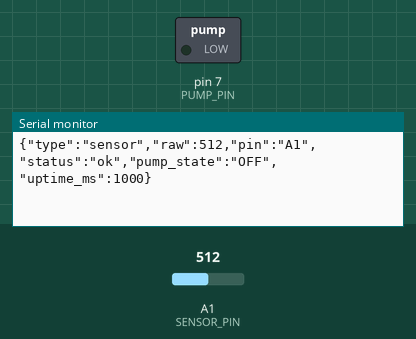
The sketch below on a simulated Arduino Uno, built with avr-gcc and run on an emulated ATmega328P. Shown: switched loads named in the sketch (green lamp = pin HIGH), the last lines printed to the serial monitor. Inputs (shaded band) come from the test bench; at power-on: A1 (SENSOR_PIN) = 512.

Above: at 1.2 s.
1.3 s: A1 (SENSOR_PIN) set to 12
At 2.6 s:
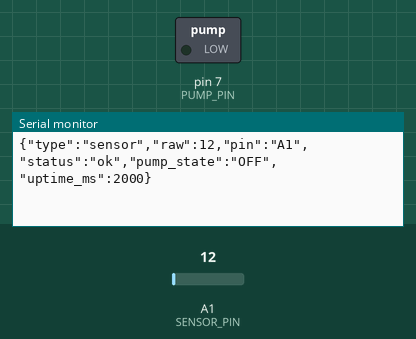
2.8 s: A1 (SENSOR_PIN) set to 9
At 3.8 s:
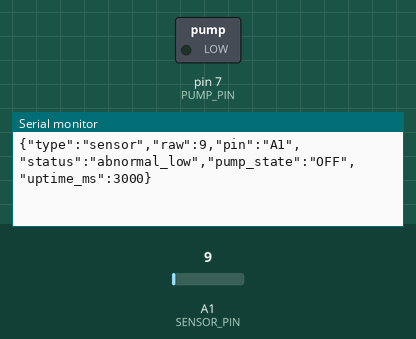
Timing chart, 0 to 5.8 s (numbered marks = the images above; inputs shaded):
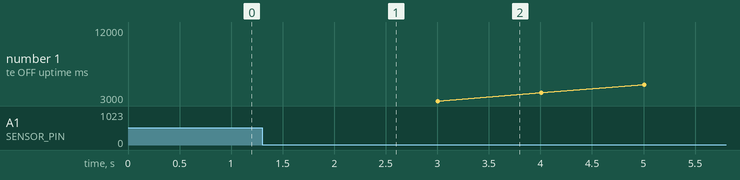

Measured:
- the behaviour switches between 11 and 10 on A1 (SENSOR_PIN) (found by bisection; images 1 and 2)
- after the input at 1.3 s, the serial monitor: prints a new line after 0.71 s (image 1)
- after the input at 2.8 s, the serial monitor: prints a new line after 0.21 s (image 2)

The sketch:

soilsense_controller.ino
```cpp
/*
 * SoilSense - Arduino Uno Soil Monitoring and Pump Controller
 *
 * Hardware Configuration:
 * - Soil Sensor: MH Flying Fish Capacitive Soil Moisture Sensor (v1.2 / v2.0)
 *   - VCC: 5V (or 3.3V depending on sensor variant)
 *   - GND: GND
 *   - AOUT: Analog Pin A1
 * - Pump Relay / MOSFET Driver:
 *   - Signal: Digital Pin D7 (Configurable)
 *   - Relay VCC/GND: Isolated 5V supply
 *   - DC Pump: External DC Power Supply (Flyback diode across inductive load)
 *
 * Serial Protocol:
 * Baud Rate: 9600 bps (standard, robust against cable noise)
 * Framing: JSON strings followed by newline '\n'
 *
 * Output messages:
 *   {"type":"boot","device":"soilsense_uno","version":"1.0.0"}
 *   {"type":"sensor","raw":680,"samples":16,"status":"ok","uptime_ms":1234}
 *   {"type":"pump_status","state":"OFF","runtime_ms":0,"reason":"idle"}
 *   {"type":"alert","code":"PUMP_TIMEOUT","message":"Safety timeout triggered"}
 *   {"type":"pong","uptime_ms":1234}
 *
 * Input commands:
 *   {"command":"pump","state":"ON"}
 *   {"command":"pump","state":"OFF"}
 *   {"command":"ping"}
 *   {"command":"status"}
 *   {"command":"configure","sample_rate_ms":1000}
 *
 * Safety Features:
 * 1. Safe default state on startup (Pump strictly OFF).
 * 2. Communication watchdog: If serial commands/heartbeats stop while pump is ON,
 *    pump automatically cuts off after WATCHDOG_TIMEOUT_MS.
 * 3. Max continuous runtime failsafe: Hard cut-off if pump runs longer than
 *    HARDWARE_MAX_RUNTIME_MS regardless of host state.
 * 4. Non-blocking asynchronous timing loop using millis().
 */

#define SENSOR_PIN A1
#define PUMP_PIN 7

// Relay module logic: Many 5V relay modules are ACTIVE LOW.
// Set to 1 if active HIGH (e.g. MOSFET driver, NPN transistor, or high-trigger relay)
// Set to 0 if active LOW (standard optocoupler relay board)
#define RELAY_ACTIVE_HIGH 1

// Safety timing thresholds in milliseconds
const unsigned long SENSOR_INTERVAL_MS = 1000;         // Read & transmit every 1s
const unsigned long HARDWARE_MAX_RUNTIME_MS = 60000;    // Hard 60-second failsafe cut-off
const unsigned long WATCHDOG_TIMEOUT_MS = 8000;        // 8s without serial heartbeat shuts pump off
const int OVERSAMPLE_COUNT = 16;                       // Number of ADC readings averaged

// State tracking
bool pumpActive = false;
unsigned long pumpStartTime = 0;
unsigned long lastSerialHeartbeat = 0;
unsigned long lastSensorReadTime = 0;

// Input buffer
String inputBuffer = "";
bool stringComplete = false;

void setPumpHardware(bool state) {
  if (state) {
    if (RELAY_ACTIVE_HIGH) {
      digitalWrite(PUMP_PIN, HIGH);
    } else {
      digitalWrite(PUMP_PIN, LOW);
    }
  } else {
    if (RELAY_ACTIVE_HIGH) {
      digitalWrite(PUMP_PIN, LOW);
    } else {
      digitalWrite(PUMP_PIN, HIGH);
    }
  }
}

int readFilteredSensor() {
  // Discard initial sample to allow ADC multiplexer voltage to stabilize
  analogRead(SENSOR_PIN);
  delayMicroseconds(100);

  long sum = 0;
  for (int i = 0; i < OVERSAMPLE_COUNT; i++) {
    sum += analogRead(SENSOR_PIN);
    delayMicroseconds(200);
  }
  return (int)(sum / OVERSAMPLE_COUNT);
}

void sendPumpStatus(const char* reason) {
  unsigned long runTime = pumpActive ? (millis() - pumpStartTime) : 0;
  Serial.print("{\"type\":\"pump_status\",\"state\":\"");
  Serial.print(pumpActive ? "ON" : "OFF");
  Serial.print("\",\"runtime_ms\":");
  Serial.print(runTime);
  Serial.print(",\"reason\":\"");
  Serial.print(reason);
  Serial.println("\"}");
}

void handleCommand(String json) {
  json.trim();
  if (json.length() == 0) return;

  lastSerialHeartbeat = millis();

  // Simple, low-overhead parser without requiring heavy external libraries
  if (json.indexOf("\"command\":\"pump\"") >= 0 || json.indexOf("\"pump\":") >= 0) {
    if (json.indexOf("\"ON\"") >= 0 || json.indexOf("\"state\":\"ON\"") >= 0) {
      if (!pumpActive) {
        pumpActive = true;
        pumpStartTime = millis();
        setPumpHardware(true);
        sendPumpStatus("host_command_on");
      } else {
        sendPumpStatus("already_on");
      }
    } else if (json.indexOf("\"OFF\"") >= 0 || json.indexOf("\"state\":\"OFF\"") >= 0) {
      if (pumpActive) {
        pumpActive = false;
        setPumpHardware(false);
        sendPumpStatus("host_command_off");
      } else {
        sendPumpStatus("already_off");
      }
    }
  } else if (json.indexOf("\"command\":\"ping\"") >= 0) {
    Serial.print("{\"type\":\"pong\",\"uptime_ms\":");
    Serial.print(millis());
    Serial.print(",\"pump_state\":\"");
    Serial.print(pumpActive ? "ON" : "OFF");
    Serial.println("\"}");
  } else if (json.indexOf("\"command\":\"status\"") >= 0) {
    sendPumpStatus("status_request");
  } else {
    // Acknowledge unhandled or echo
    Serial.print("{\"type\":\"ack\",\"uptime_ms\":");
    Serial.print(millis());
    Serial.println("}");
  }
}

void setup() {
  // Ensure pump pin is immediately configured as safe OUTPUT LOW before anything else
  pinMode(PUMP_PIN, OUTPUT);
  setPumpHardware(false);
  pumpActive = false;

  pinMode(SENSOR_PIN, INPUT);

  // Initialize Serial
  Serial.begin(9600);
  while (!Serial && millis() < 3000) {
    // Wait up to 3s for native USB boards (Leonardo, Micro), no-op on Uno
  }

  inputBuffer.reserve(128);
  lastSerialHeartbeat = millis();
  lastSensorReadTime = millis();

  // Send boot notification
  Serial.println("{\"type\":\"boot\",\"device\":\"soilsense_uno\",\"version\":\"1.0.0\",\"pump_pin\":7,\"sensor_pin\":\"A1\"}");
}

void loop() {
  unsigned long now = millis();

  // 1. Process incoming serial data
  while (Serial.available()) {
    char inChar = (char)Serial.read();
    if (inChar == '\n') {
      stringComplete = true;
    } else if (inChar != '\r') {
      if (inputBuffer.length() < 120) {
        inputBuffer += inChar;
      }
    }
  }

  if (stringComplete) {
    handleCommand(inputBuffer);
    inputBuffer = "";
    stringComplete = false;
  }

  // 2. Hardware safety checks for pump
  if (pumpActive) {
    // Check hardware max runtime cut-off
    if (now - pumpStartTime >= HARDWARE_MAX_RUNTIME_MS) {
      pumpActive = false;
      setPumpHardware(false);
      Serial.println("{\"type\":\"alert\",\"code\":\"MAX_RUNTIME_EXCEEDED\",\"message\":\"Hardware failsafe reached maximum continuous run duration\"}");
      sendPumpStatus("failsafe_max_runtime");
    }
    // Check communication watchdog
    else if (now - lastSerialHeartbeat >= WATCHDOG_TIMEOUT_MS) {
      pumpActive = false;
      setPumpHardware(false);
      Serial.println("{\"type\":\"alert\",\"code\":\"WATCHDOG_TIMEOUT\",\"message\":\"Host communication lost while pump was active; emergency stop triggered\"}");
      sendPumpStatus("failsafe_comm_loss");
    }
  }

  // 3. Periodic sensor reading transmission
  if (now - lastSensorReadTime >= SENSOR_INTERVAL_MS) {
    lastSensorReadTime = now;
    int rawValue = readFilteredSensor();

    // Check abnormal readings (e.g. disconnected sensor often floats or pins to rail)
    const char* sensorStatus = "ok";
    if (rawValue <= 10) {
      sensorStatus = "abnormal_low";
    } else if (rawValue >= 1020) {
      sensorStatus = "abnormal_high_or_disconnected";
    }

    Serial.print("{\"type\":\"sensor\",\"raw\":");
    Serial.print(rawValue);
    Serial.print(",\"pin\":\"A1\",\"status\":\"");
    Serial.print(sensorStatus);
    Serial.print("\",\"pump_state\":\"");
    Serial.print(pumpActive ? "ON" : "OFF");
    Serial.print("\",\"uptime_ms\":");
    Serial.print(now);
    Serial.println("}");
  }
}
```
